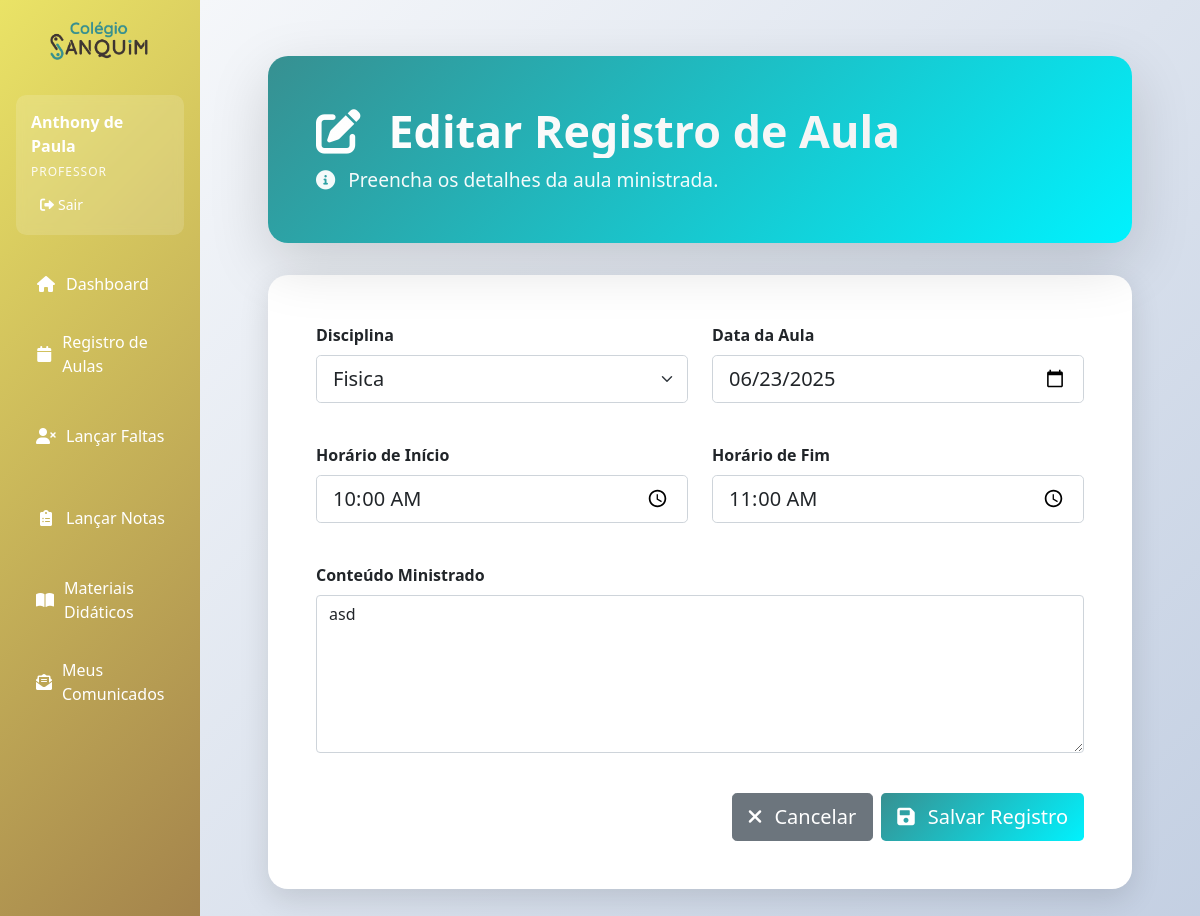
The page /aulas/1/editar (signed in) on the database its author committed.
### app.py (models this page shows, shortened)
class Aula(db.Model):
    __tablename__ = 'aula'
    id = db.Column(db.Integer, primary_key=True)
    data = db.Column(db.Date, nullable=False, default=datetime.utcnow)
    conteudo = db.Column(db.Text, nullable=False)
    observacoes = db.Column(db.Text)
    disciplina_id = db.Column(db.Integer, db.ForeignKey('disciplina.id'), nullable=False)
    professor_id = db.Column(db.Integer, db.ForeignKey('professor.id'), nullable=False)
    criado_em = db.Column(db.DateTime, default=datetime.utcnow)
    hora_inicio = db.Column(db.Time)
    hora_fim = db.Column(db.Time)
    disciplina = db.relationship('Disciplina', backref='aulas')
    professor = db.relationship('Professor', backref='aulas_ministradas')

### app.py (the view, shortened to what this page needs)
@app.route('/aulas/<int:id>/editar', methods=['GET', 'POST'])
@login_required
def editar_aula(id):
    aula = Aula.query.get_or_404(id)
    if session.get('user_tipo') != 'professor' or aula.professor_id != session.get('user_id'):
        flash('Acesso negado!', 'error')
        return redirect(url_for('calendario_professor'))
    form = AulaForm(obj=aula)
    form.disciplina_id.choices = [(d.id, d.nome) for d in Disciplina.query.filter_by(professor_id=session.get('user_id')).all()]
    return render_template('aulas/form.html', form=form, titulo='Editar Registro de Aula')

### app.py
class AulaForm(FlaskForm):
    disciplina_id = SelectField('Disciplina', coerce=int, validators=[DataRequired()])
    data = DateField('Data da Aula', validators=[DataRequired()], default=datetime.today, format='%Y-%m-%d')
    hora_inicio = TimeField('Horário de Início', validators=[DataRequired()], format='%H:%M')
    hora_fim = TimeField('Horário de Fim', validators=[DataRequired()], format='%H:%M')
    conteudo = TextAreaField('Conteúdo Ministrado', validators=[DataRequired()], render_kw={"rows": 6, "placeholder": "Descreva o conteúdo principal abordado na aula..."})
    observacoes = TextAreaField('Observações (opcional)', render_kw={"rows": 3, "placeholder": "Anote informações adicionais, como tarefas passadas, comportamento da turma, etc."})

### app.py (called while the page is built)
def login_required(f):
    @wraps(f)
    def decorated_function(*args, **kwargs):
        if 'user_id' not in session:
            return redirect(url_for('login'))
        return f(*args, **kwargs)
    return decorated_function

### templates/aulas/form.html (shortened to what this page needs)
{% extends "base.html" %}  {% block content %}
<div class="main-container">
  <div
    class="header-section"
    style="margin-bottom: 2rem; background: var(--secondary-gradient)"
  >
    <div class="header-content">
      <h1 class="page-title mb-2">
        <i class="fas fa-edit me-3"></i>
        {{ titulo }}
      </h1>
      <p class="page-subtitle">
        <i class="fas fa-info-circle me-2"></i>
        Preencha os detalhes da aula ministrada.
      </p>
    </div>
  </div>
  <div class="main-card">
    <div class="card-body p-4 p-md-5">
      <form method="POST" action="">
        <div class="row g-4">
          <div class="col-md-6 mb-3">
            {{ form.disciplina_id.label(class="form-label fw-bold") }} {{
            form.disciplina_id(class="form-select form-select-lg") }}
          </div>
          <div class="col-md-6 mb-3">
            {{ form.data.label(class="form-label fw-bold") }} {{
            form.data(class="form-control form-control-lg") }}
          </div>
          <div class="col-md-6 mb-3">
            {{ form.hora_inicio.label(class="form-label fw-bold") }} {{
            form.hora_inicio(class="form-control form-control-lg") }}
          </div>
          <div class="col-md-6 mb-3">
            {{ form.hora_fim.label(class="form-label fw-bold") }} {{
            form.hora_fim(class="form-control form-control-lg") }}
          </div>
          <div class="col-12 mb-3">
            {{ form.conteudo.label(class="form-label fw-bold") }} {{
            form.conteudo(class="form-control") }}
          </div>
        </div>
        <div class="mt-4 d-flex justify-content-end gap-2">
          <a
            href="{{ url_for('calendario_professor') }}"
            class="btn btn-secondary btn-lg"
          >
            <i class="fas fa-times me-2"></i>
            Cancelar
          </a>
          <button
            type="submit"
            class="btn btn-primary btn-lg"
            style="background: var(--secondary-gradient); border: none"
          >
            <i class="fas fa-save me-2"></i>
            Salvar Registro
          </button>
        </div>
      </form>
    </div>
  </div>
</div>
{% endblock %}

### templates/base.html (style rules this page uses)
:root { --primary-color: #eae366; --secondary-color: #a2814b; --accent-color: #379091; --danger-color: #e74c3c; --success-color: #2ecc71; }
.btn-primary { background: linear-gradient( 135deg, var(--primary-color) 0%, var(--secondary-color) 100% ); border: none; padding: 8px 16px; }

### templates/aulas/form.html (style rules this page uses)
:root { --primary-gradient: linear-gradient(135deg, #eae366 0%, #a2814b 100%); --secondary-gradient: linear-gradient(135deg, #379091 0%, #00f2fe 100%); --success-gradient: linear-gradient(135deg, #4facfe 0%, #00f2fe 100%); --warning-gradient: linear-gradient(135deg, #fa709a 0%, #fee140 100%); --info-gradient: linear-gradient(135deg, #a8edea 0%, #fed6e3 100%); --danger-gradient: linear-gradient(135deg, #ff9a9e 0%, #fecfef 100%); --exatas-gradient: linear-gradient(135deg, #eae366 0%, #a2814b 100%); --humanas-gradient: linear-gradient(135deg, #379091 0%, #00f2fe 100%); --biologicas-gradient: linear-gradient(135deg, #4facfe 0%, #00f2fe 100%); --shadow-light: 0 5px 15px rgba(0, 0, 0, 0.08); --shadow-medium: 0 10px 30px rgba(0, 0, 0, 0.12); --shadow-heavy: 0 20px 60px rgba(0, 0, 0, 0.15); --border-radius: 20px; --transition: all 0.3s cubic-bezier(0.4, 0, 0.2, 1); }
.main-container { padding: 2rem; max-width: 1400px; margin: 0 auto; min-height: 100vh; }
.header-section { background: var(--primary-gradient); border-radius: var(--border-radius); padding: 3rem; margin-bottom: 2rem; color: white; box-shadow: var(--shadow-heavy); position: relative; overflow: hidden; }
.header-content { position: relative; z-index: 2; }
.page-title { font-size: 2.8rem; font-weight: 800; margin-bottom: 1rem; background: linear-gradient(45deg, #fff, #f0f0f0); -webkit-background-clip: text; background-clip: text; -webkit-text-fill-color: transparent; }
.page-subtitle { font-size: 1.2rem; opacity: 0.95; margin-bottom: 0; font-weight: 400; }
.main-card { background: white; border-radius: var(--border-radius); box-shadow: var(--shadow-medium); border: none; overflow: hidden; transition: var(--transition); }

### rows shown on the page
Aula: disciplina_id "Fisica", data "06/23/2025", hora_inicio "10:00", hora_fim "11:00", conteudo "asd"

### other values the page prints
{{ session.user_nome }} "Anthony de Paula"
{{ session.user_tipo|capitalize }} "PROFESSOR"
{{ titulo }} "Editar Registro de Aula"
